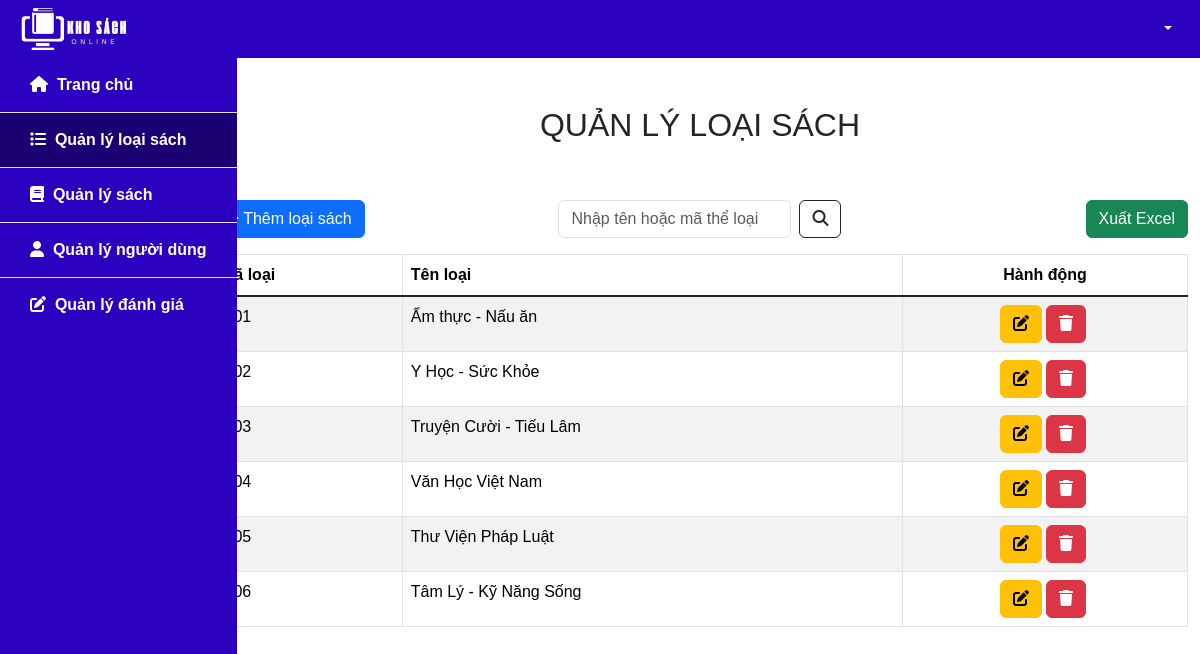
Page /manage_genre.php on the committed database.
### tables this page shows
CREATE TABLE `genre` (
  `id_genre` varchar(10) NOT NULL,
  `name_genre` varchar(100) NOT NULL
);

### src/functions.php (called while the page is built, shortened)
<?php
function html_escape(string|null $text): string
{
    return htmlspecialchars($text ?? '', ENT_QUOTES, 'UTF-8', false);
}

### public/manage_genre.php (the view, shortened to what this page needs)
<?php
require_once __DIR__ . '/../src/connect.php';
if ($_SERVER['REQUEST_METHOD'] === 'GET' && isset($_GET['keyword'])) {
    $keyword = $_GET['keyword'];
    $sql = "SELECT * FROM genre
            WHERE name_genre LIKE concat('%', ? '%')
            OR id_genre LIKE ?";
    $stmt = $pdo->prepare($sql);
    $stmt->execute([$keyword, $keyword]);
} else {
    $sql = "SELECT * FROM genre";
    $stmt = $pdo->prepare($sql);
    $stmt->execute();
}
$rows = $stmt->fetchAll(PDO::FETCH_ASSOC);
include_once __DIR__. '/../src/partials/header_ad.php'
?>
<div class="container-fluid flex-grow-1">
    <div class="row">
        <div class="col-2">
            <?php include_once __DIR__. '/../src/partials/slidebar_ad.php' ?>
        </div>
        <div class="col-10">
            <div class="row justify-content-center m-5">
                <h2 class="text-center">QUẢN LÝ LOẠI SÁCH</h2>
            </div>
            <div class="row mb-3">
                <div class="col">
                    <a href="/add_genre.php" class="btn btn-primary">
                        <i class="fa-solid fa-plus"></i> Thêm loại sách
                    </a>
                </div>
                <div class="col d-flex justify-content-center ">
                    <form class="d-flex" role="search" method="GET">
                        <input class="form-control me-2" type="search" placeholder="Nhập tên hoặc mã thể loại"
                            aria-label="Search" name="keyword"
                            value="<?= isset($_GET['keyword']) ? html_escape($_GET['keyword']) : '' ?>">
                        <button class="btn btn-outline-dark" type="submit"><i
                                class="fa-solid fa-magnifying-glass"></i></button>
                    </form>
                </div>
                <div class="col d-flex justify-content-end">
                    <form method="post">
                        <button class="btn btn-success" type="submit" name="export">
                            Xuất Excel
                        </button>
                    </form>
                </div>
            </div>
            <div class="row my-3">
                <div class="col">
                    <table class="table table-bordered table-striped">
                        <thead>
                            <tr>
                                <th class="align-content-start">Mã loại</th>
                                <th class="align-content-start">Tên loại</th>
                                <th class="text-center align-content-start">Hành động</th>
                            </tr>
                        </thead>
                        <tbody class="table-group-divider">
                            <?php foreach ($rows as $row) : ?>
                            <tr>
                                <td><?= html_escape($row['id_genre']) ?></td>
                                <td><?= html_escape($row['name_genre']) ?></td>
                                <td>
                                    <div class="d-flex justify-content-center">
                                        <a href="<?= 'edit_genre.php?id_genre=' . $row['id_genre'] ?>"
                                            class="btn btn-xs btn-warning">
                                            <i class="fa-solid fa-pen-to-square"></i></a>
                                        <form class="form-inline mx-1" action="/delete_genre.php" method="POST">
                                            <button id="delete-genre-btn" type="button"
                                                class="btn btn-xs btn-danger  delete-genre-btn" data-toggle="modal"
                                                name="delete-genre" data-target="#delete-confirm">
                                                <i class="fa-solid fa-trash"></i>
                                            </button>
                                        </form>
                                    </div>
                                </td>
                            </tr>
                            <?php endforeach ?>
                        </tbody>
                    </table>
                </div>
            </div>
        </div>
    </div>
</div>
<?php
include_once __DIR__. '/../src/partials/footer_ad.php'
?>

### public/css/style.css (style rules this page uses)
* { font-family:Arial, Helvetica, sans-serif; }

### rows in the picture
genre: name_genre "Ẩm thực - Nấu ăn"
genre: name_genre "Y Học - Sức Khỏe"
genre: name_genre "Truyện Cười - Tiếu Lâm"
genre: name_genre "Văn Học Việt Nam"
genre: name_genre "Thư Viện Pháp Luật"
genre: name_genre "Tâm Lý - Kỹ Năng Sống"
